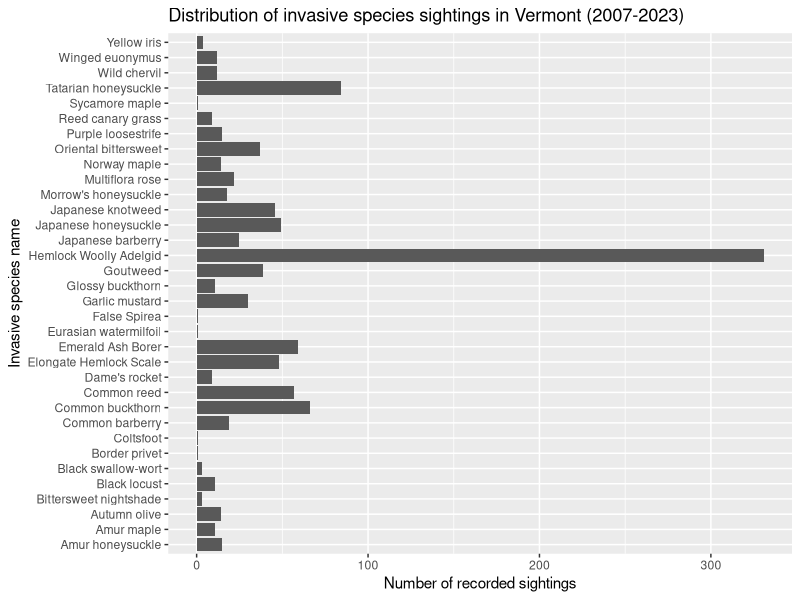
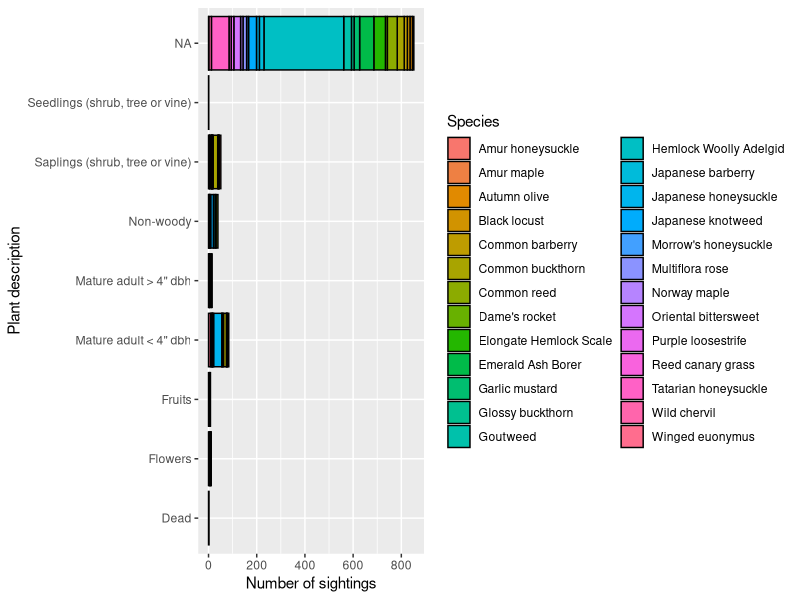
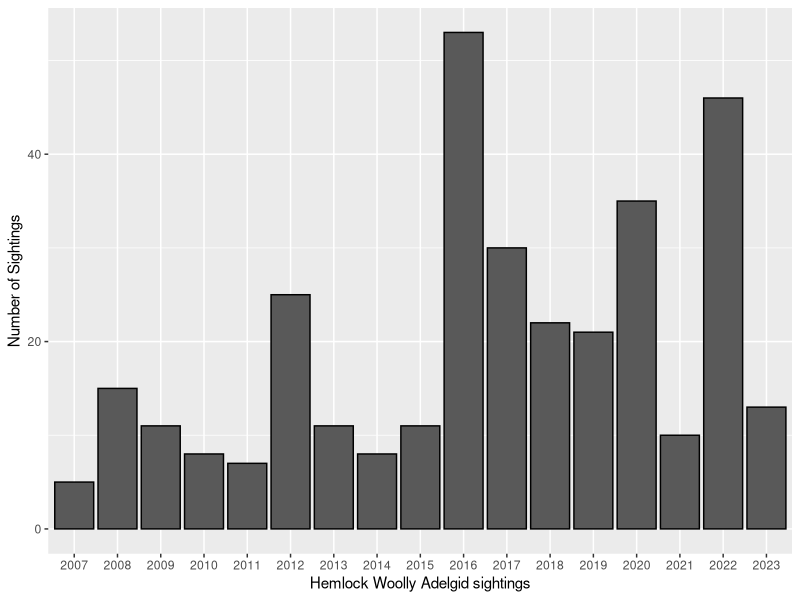

Write the R code that produced these figures, in order. (Note: this script raises an error after producing the figures.)
## ---- chunk 1
#| label: Initialize project
#| warning: false
#| code-fold: true
library(tidyverse)
library(here)
library(rnaturalearth)
library(sf)
library(RColorBrewer)
library(viridisLite)
## ---- chunk 2
Invasive_Species <- read_csv(here("data", "Invasive_Species.csv"))
# Data source: Vermont Center for Geographic Information (VCGI), https://catalog.data.gov/dataset/invasive-species-812ab
## ---- chunk 3
#| fig-alt: "A bar graph showing the distribution of invasive species sightings by species name in Vermont from 2007 to 2023. The number of Hemlock Woolly Adelgid sightings far exceeds the count for every other species."
#| fig-cap: "Bar graph of Vermont invasive species sightings by species name. Data source: Vermont Center for Geographic Information (VCGI), https://catalog.data.gov/dataset/invasive-species-812ab"

Invasive_Species |>
  ggplot(aes(x = InvasiveName)) +
  geom_bar() +
  coord_flip() +
  labs(x = "Invasive species name", y = "Number of recorded sightings", title = "Distribution of invasive species sightings in Vermont (2007-2023)")
## ---- chunk 4
TopInvasive <- Invasive_Species |>
  group_by(InvasiveName) |>
  count() |>
  filter(n > 6)

Top_Invasive_Species <- Invasive_Species |>
  inner_join(TopInvasive, by = join_by(InvasiveName)) |>
  mutate(year = str_sub(ObservationDate, -4, str_length(ObservationDate)))
## ---- chunk 5
#| fig-alt: "Bar graph of invasive species sightings in Vermont, categorized by 'plant description' and colored by species. 'NA' is the largest category. 'Hemlock Woolly Adelgild' is the most represented species, and it belongs to the 'NA' category."
#| fig-cap: "Bar graph of invasive species sightings in Vermont, categorized by 'plant description' and colored by species. Data source: Vermont Center for Geographic Information (VCGI), https://catalog.data.gov/dataset/invasive-species-812ab"

Top_Invasive_Species |>
  ggplot(aes(x = PlantDescription, fill = InvasiveName)) +
  geom_bar(color = "black") +
  coord_flip() +
  labs(x = "Plant description", y = "Number of sightings", fill = "Species")
## ---- chunk 6
#| fig-alt: "Bar graph of Hemlock Woolly Adelgid sightings in Vermont, by year. The majority of HWA sightings occurred in 2012, 2016, 2017, 2020, and 2022."
#| fig-cap: "Bar graph of Hemlock Woolly Adelgid sightings in Vermont, by year. Data source: Vermont Center for Geographic Information (VCGI), https://catalog.data.gov/dataset/invasive-species-812ab"

Top_Invasive_Species |>
  filter(InvasiveName == "Hemlock Woolly Adelgid") |>
  ggplot(aes(x = year)) +
  geom_bar(color = "black") +
  labs(x = "Hemlock Woolly Adelgid sightings", y = "Number of Sightings", fill = "Species")
## ---- chunk 7
invasive_boundaries <- read_sf(here("data/Invasive_Species_Shapefiles", "Invasive_Species.dbf"))
## ---- chunk 8
# Shapemap of Vermont counties
vt_boundaries <- read_sf(here("data/VT_County_Shapefiles", "FS_VCGI_OPENDATA_Boundary_BNDHASH_poly_counties_SP_v1.dbf"))
## ---- chunk 9
#| fig-alt: "A point map showing Hemlock Woolly Adelgid sightings in Vermont. The points are colored based on the year of sighting. From 2007-2019, HWA was only found in the southeast corner of Vermont. Since 2020, however, HWA has been spotted at various locations across the entire state."
#| fig-cap: "Point map of Hemlock Woolly Adelgid sightings in Vermont (2007-2023). Data source: Vermont Center for Geographic Information (VCGI), https://catalog.data.gov/dataset/invasive-species-812ab"

# Spatial point map of invasive species encounters
invasive_boundaries |>
  mutate(GrossArea = as.numeric(GrossArea)) |>
  inner_join(Top_Invasive_Species) |>
  filter(InvasiveNa == "Hemlock Woolly Adelgid") |>
  ggplot() +
  geom_sf(data = vt_boundaries) +
  geom_sf(aes(color = year),
          size = 3,
          alpha = 0.5) +
  labs(title = "Hemlock Woolly Adelgid sightings in Vermont", color = "Year", y = "Latitude", x = "Longitude", subtitle = "Individual sightings over time") +
  scale_color_viridis_d() +
  theme_void()
## ---- chunk 10
HWA_invasive  <- Top_Invasive_Species|>
filter(InvasiveName == "Hemlock Woolly Adelgid") 
## ---- chunk 11
#| fig-width: 10
#| fig-alt: "A bar graph showing Hemlock Woolly Adelgid sightings, categorized by survey type. The vast majority of HWA is found through visual surveys. The second most-represented category is 'Unspecificed,' meaning no survey type was recorded in the invasive species sighting report."
#| fig-cap: "Bar graph of Hemlock Woolly Adelgid sightings in Vermont, by survey type. Data source: Vermont Center for Geographic Information (VCGI), https://catalog.data.gov/dataset/invasive-species-812ab"

HWA_invasive |>
  ggplot(aes(x = SurveyType)) +
  geom_bar(color = "black") +
  labs(title = "Hemlock Woolly Adelgid Sightings by Survey Type", x = "Survey Type", y = "Number of Surveys")
